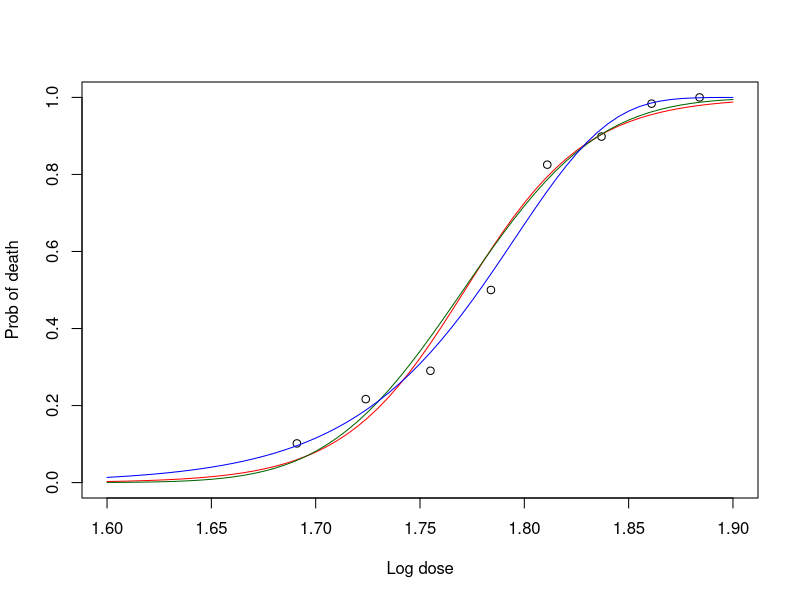

This chart was generated by the following R code:
## ---- chunk 1
knitr::opts_chunk$set(echo = TRUE)
## ---- chunk 2
beetles <- read.table("Beetles2.dat", header=TRUE)
attach(beetles)
logitmod <- glm(cbind(dead, n-dead)~logdose, family=binomial)
summary(logitmod)
logitmod$coefficients
## ---- chunk 3
probitmod <- glm(cbind(dead,n-dead)~logdose,family=binomial(link=probit))
loglogmod <- glm(cbind(dead,n-dead)~logdose,family=binomial(link=cloglog))
## ---- chunk 4
plot(dead/n~logdose,xlim=c(1.6,1.9),ylim=c(0,1),xlab="Log dose",ylab="Prob of death")
x <- seq(from=1.6,to=1.9,by=0.005)

lines(x,exp(coef(logitmod)[1]+coef(logitmod)[2]*x)/(1+exp(coef(logitmod)[1]+coef(logitmod)[2]*x)),col="red")
lines(x,pnorm(coef(probitmod)[1]+coef(probitmod)[2]*x),col="darkgreen")
lines(x,1-exp(-exp(coef(loglogmod)[1]+coef(loglogmod)[2]*x)),col="blue")
## ---- chunk 5
exp(coef(logitmod)[1]+coef(logitmod)[2]*logdose)/(1+exp(coef(logitmod)[1]+coef(logitmod)[2]*logdose))
pnorm(coef(probitmod)[1]+coef(probitmod)[2]*logdose)
1-exp(-exp(coef(loglogmod)[1]+coef(loglogmod)[2]*logdose))
## ---- chunk 6
logitmod$aic
probitmod$aic
loglogmod$aic
